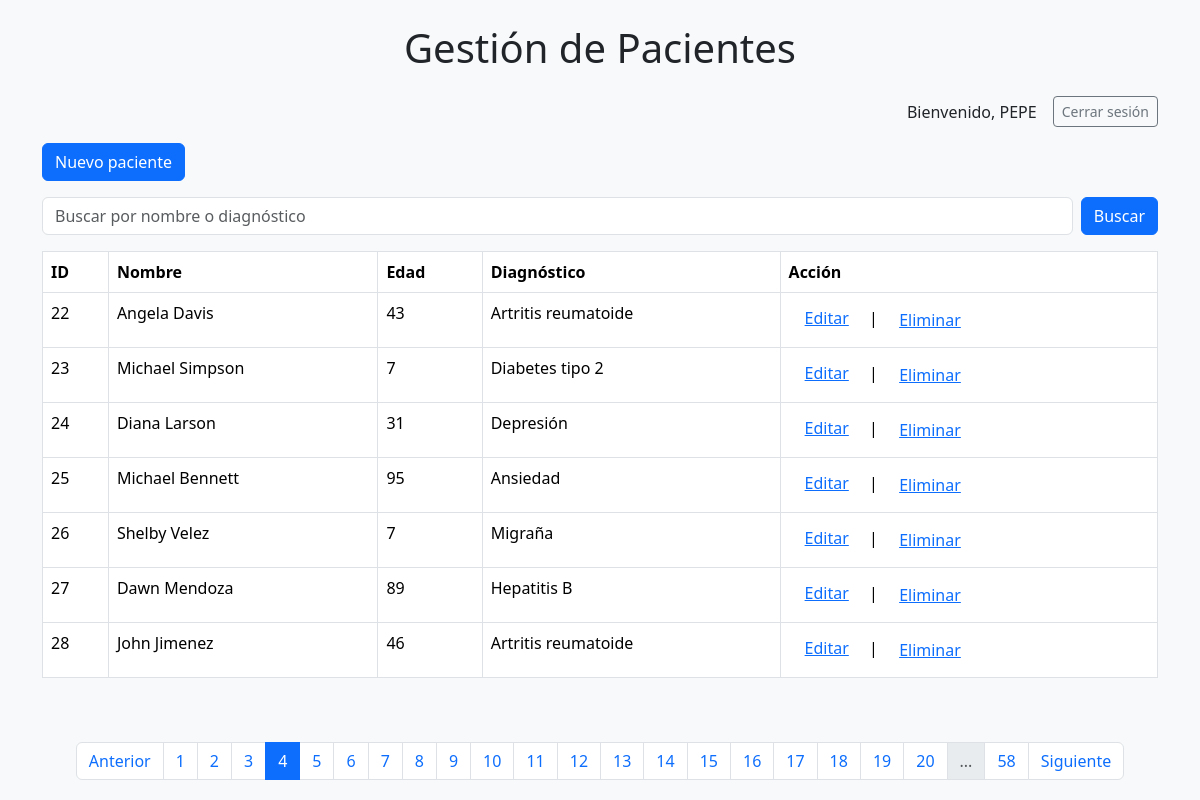
Screenshot of /?pagina=4&filtro= (signed in) with the database file from the repository.
### tables this page shows
CREATE TABLE Pacientes (
            id INTEGER PRIMARY KEY AUTOINCREMENT,
            nombre TEXT NOT NULL,
            edad INTEGER NOT NULL,
            diagnostico TEXT NOT NULL
        );

### app.py (the view)
@app.route('/')
def index():
    filtro = request.args.get('filtro', '')
    pagina = int(request.args.get('pagina', 1))
    por_pagina = 7
    pacientes, total = db.obtener_pacientes(filtro=filtro, pagina=pagina, por_pagina=por_pagina)
    total_paginas = (total + por_pagina - 1) // por_pagina
    return render_template('index.html', pacientes=pacientes,
                           filtro=filtro,
                           pagina=pagina,
                           total_paginas=total_paginas)

### app.py (called while the page is built)
@app.before_request
def requerir_login():
    rutas_libres = ['login', 'registro', 'static']
    if request.endpoint not in rutas_libres and 'usuario' not in session:
        return redirect(url_for('login'))

### templates/index.html (shortened to what this page needs)
{% extends "base.html" %}
{% block content %}
<div class="d-flex justify-content-end align-items-center mb-3">
{% if session.get('usuario') %}
<span class="me-3">Bienvenido, {{session['usuario']}}</span>
<a href="{{ url_for('logout') }}" class="btn btn-outline-secondary btn-sm">Cerrar sesión</a>
{% endif %}
</div>
<a href="{{url_for('nuevo_paciente')}}" class="btn btn-primary mb-3">Nuevo paciente</a>
 <form action="{{ url_for('index')}}" method="get" class="mb-3 d-flex">
    <input type="text" name="filtro" class="form-control me-2" placeholder="Buscar por nombre o diagnóstico"  value = "{{filtro}}">
    <button type="submit" class="btn btn-primary">Buscar</button>
 </form>
<table class="table table-bordered">
    <thead>
        <tr>
            <th>ID</th>
            <th>Nombre</th>
            <th>Edad</th>
            <th>Diagnóstico</th>
            <th>Acción</th>
        </tr>
    </thead>
    <tbody>
        {% if pacientes %}
        {% for paciente in pacientes %}
        <tr>
            <td>{{ paciente[0] }}</td>
            <td>{{ paciente[1] }}</td>
            <td>{{ paciente[2] }}</td>
            <td>{{ paciente[3] }}</td>
            <td><a href="{{ url_for('editar_paciente', id=paciente[0]) }}" class="m-3">Editar</a>&nbsp;|&nbsp;
                <form action="{{ url_for('eliminar_paciente', id=paciente[0]) }}" method="post" style="display:inline;"
                    onsubmit="return confirm('¿Estás seguro de que deseas eliminar este paciente?');">
                    <button type="submit" class="btn btn-link">Eliminar</button>
                </form>
            </td>
        </tr>
        {% endfor %}
        {% else %}
        <tr>
            <td colspan="3">No hay pacientes disponibles.</td>
        </tr>
        {% endif %}
    </tbody>
</table>
<br><br>
<nav aria-label="Page navigation">
    <ul class="pagination justify-content-center">
         {% if pagina > 1 %}
        <li class="page-item">
            <a class="page-link" href="{{ url_for('index', pagina=pagina -1, filtro=filtro) }}">Anterior</a></li>
        {% endif %}
        {% set max_paginas_mostrar = 20 %}
        {% set mitad_rango = max_paginas_mostrar // 2 %}
        {% set inicio = pagina - mitad_rango if pagina - mitad_rango > 1 else 1 %}
        {% set fin = inicio + max_paginas_mostrar - 1 %}
        {% if fin > total_paginas %}
            {% set fin = total_paginas %}
            {% set inicio = fin - max_paginas_mostrar + 1 if fin - max_paginas_mostrar + 1 > 1 else 1 %}
        {% endif %}
        {% for p in range(inicio, fin + 1) %}
        <li class="page-item {% if p == pagina %}active{% endif %}">
            <a class="page-link" href="{{ url_for('index', pagina=p, filtro=filtro) }}">{{ p }}</a>
        </li>
        {% endfor %}
        {% if fin < total_paginas %}
        <li class="page-item disabled"><span class="page-link">...</span></li>
        <li class="page-item">
            <a class="page-link"
                href="{{ url_for('index', pagina=total_paginas, buscar=buscar, filtro=filtro) }}">
                {{ total_paginas }}</a>
        </li>
        {% endif %}
        {% if pagina < total_paginas %}
        <li class="page-item">
            <a class="page-link" href="{{ url_for('index', pagina=pagina+1, filtro=filtro) }}">Siguiente</a>
        </li>
        {% endif %}
    </ul>
</nav>
{% endblock %}

### rows the page displays
Pacientes: id "22", nombre "Angela Davis", edad "43", diagnostico "Artritis reumatoide"
Pacientes: id "23", nombre "Michael Simpson", edad "7", diagnostico "Diabetes tipo 2"
Pacientes: id "24", nombre "Diana Larson", edad "31", diagnostico "Depresión"
Pacientes: id "25", nombre "Michael Bennett", edad "95", diagnostico "Ansiedad"
Pacientes: id "26", nombre "Shelby Velez", edad "7", diagnostico "Migraña"
Pacientes: id "27", nombre "Dawn Mendoza", edad "89", diagnostico "Hepatitis B"
Pacientes: id "28", nombre "John Jimenez", edad "46", diagnostico "Artritis reumatoide"

### other values shown
{{ session['usuario'] }} "PEPE"
{{ p }} "1" "2" "3" "4" "5" "6" "7" "8" "9" "10" "11" "12" "13" "14" "15" "16" "17" "18" "19" "20"
{{ total_paginas }} "58"
